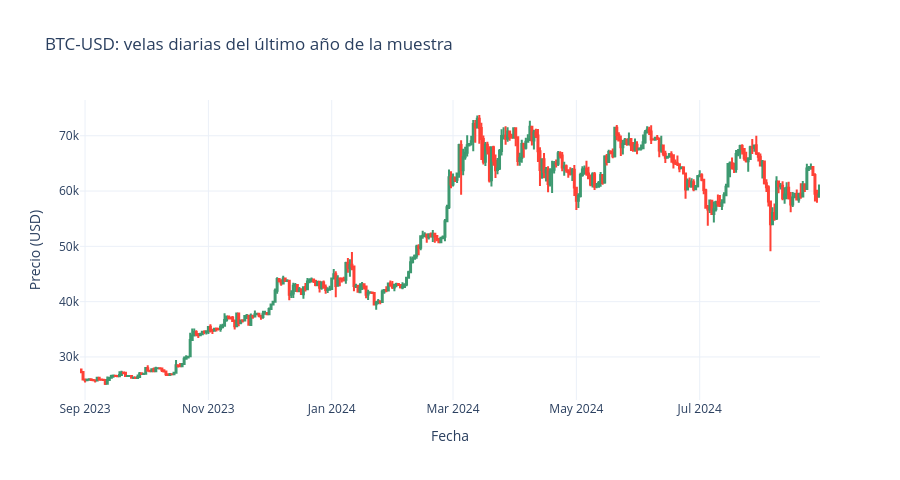

The notebook cell this image was saved under:
### Markdown cell above
### 🔎 ¿Qué observamos?

La serie **no se parece en nada a una recta con ruido**. Se distinguen a simple vista varios
regímenes muy diferentes:

- **2018-2019**: descenso tras el pico de finales de 2017 y un largo periodo lateral con precios
  bajos en relación con lo que vendrá después.
- **2020-2021**: una subida extraordinaria, de un orden de magnitud. La pendiente de este tramo no
  tiene nada que ver con la del tramo anterior.
- **2022**: una caída profunda y sostenida, que devuelve el precio a niveles de 2020.
- **2023-2024**: recuperación con un nuevo máximo histórico a comienzos de 2024.

Tres consecuencias prácticas para el modelado:

1. **La tendencia cambia de pendiente varias veces.** Un modelo con una sola recta es insuficiente:
   necesitamos los *changepoints* de Prophet.
2. **La variabilidad crece con el nivel.** Un movimiento de 500 USD era enorme en 2018 y es menor en
   2024. Esto sugiere probar una estacionalidad *multiplicativa* (lo haremos en la sección de
   hiperparámetros) o trabajar con el logaritmo del precio.
3. **No se aprecia ninguna estacionalidad evidente**: no hay un patrón que se repita cada año como
   sí ocurriría con las ventas de helado o el consumo eléctrico.

> ⚠️ **Cuidado con la causalidad.** La gráfica muestra *qué* pasó, no *por qué*. Asociar una subida
> con una noticia concreta que recordemos es una narrativa, no una demostración; sobre una serie tan
> volátil siempre se puede encontrar alguna noticia que "explique" cualquier movimiento.

## 8.2 Gráfico de velas (*candlestick*)

Cada vela resume los cuatro precios del día (`Open`, `High`, `Low`, `Close`): el cuerpo va de la
apertura al cierre y las "mechas" marcan el máximo y el mínimo. Es útil porque muestra de un vistazo
el **rango intradía**, es decir, cuánta incertidumbre hubo dentro de cada jornada, algo que la línea
de cierres esconde.

Mostramos solo el **último año** de datos: con 2.400 velas el gráfico se vuelve ilegible.

### Code cell
ultimo_anio = df[df["Date"] >= df["Date"].max() - pd.Timedelta(days=365)]

fig = go.Figure(
    go.Candlestick(
        x=ultimo_anio["Date"],
        open=ultimo_anio["Open"], high=ultimo_anio["High"],
        low=ultimo_anio["Low"], close=ultimo_anio["Close"],
        name=TICKER,
    )
)
fig.update_layout(
    title=f"{TICKER}: velas diarias del último año de la muestra",
    xaxis_title="Fecha", yaxis_title="Precio (USD)",
    template="plotly_white", height=480, xaxis_rangeslider_visible=False,
)
fig.show()

### Figure 1 — Plotly figure (JSON) as saved in the notebook; plotly's stock layout.template omitted (floating-point values rounded to 4 significant figures; data arrays with more than 128 entries replaced by an {"elided": "..."} marker saying what was removed)
{"data": [{"close": {"elided": "366 float values"}, "high": {"elided": "366 float values"}, "low": {"elided": "366 float values"}, "name": "BTC-USD", "open": {"elided": "366 float values"}, "type": "candlestick", "x": {"elided": "366 str values"}}], "layout": {"height": 480, "title": {"text": "BTC-USD: velas diarias del último año de la muestra"}, "xaxis": {"rangeslider": {"visible": false}, "title": {"text": "Fecha"}}, "yaxis": {"title": {"text": "Precio (USD)"}}}}
